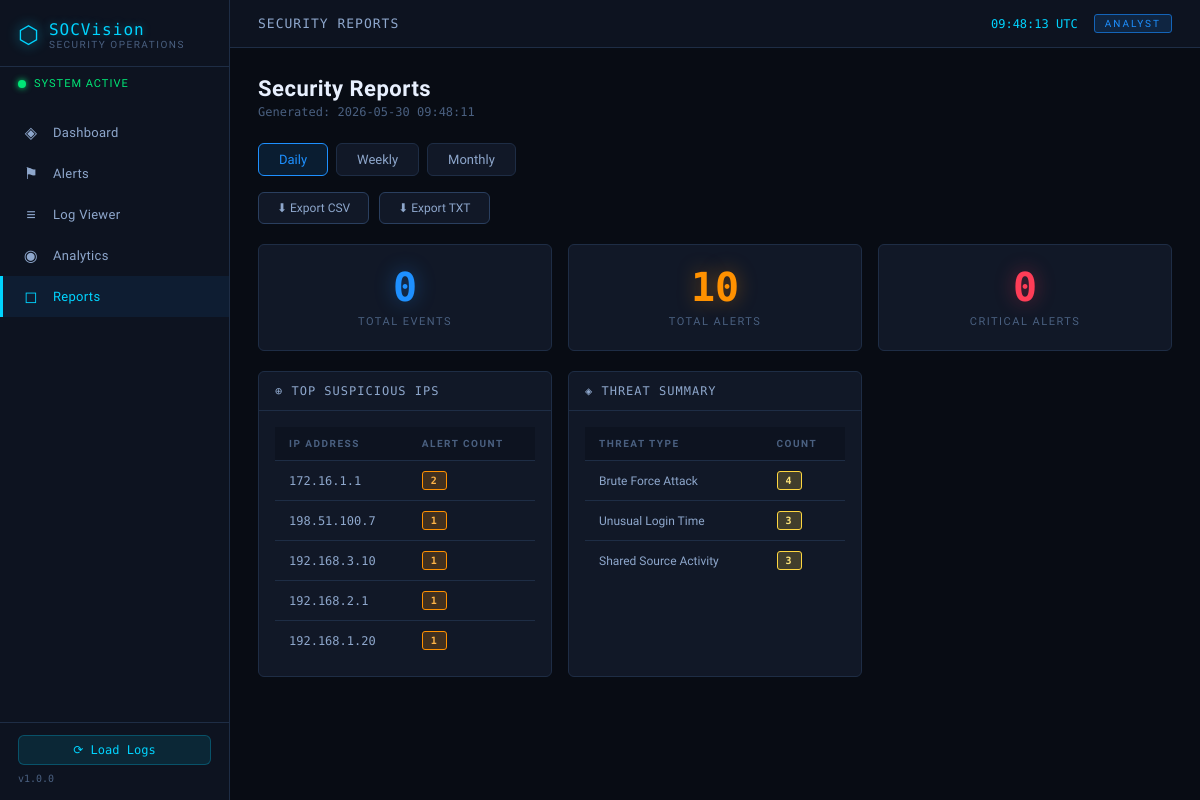
Page /reports on the committed database.
### tables this page shows
CREATE TABLE alerts (
            id INTEGER PRIMARY KEY AUTOINCREMENT,
            timestamp TEXT NOT NULL,
            severity TEXT NOT NULL,
            alert_type TEXT NOT NULL,
            message TEXT NOT NULL,
            ip TEXT,
            status TEXT DEFAULT 'Open'
        );

### app.py (the view)
@app.route("/reports")
def reports():
    period = request.args.get("period", "daily")
    data = get_report_data(period)
    return render_template("reports.html", report=data)

### database.py (called while the page is built)
def get_connection():
    conn = sqlite3.connect(DB_PATH)
    conn.row_factory = sqlite3.Row
    return conn

### templates/reports.html
{% extends "base.html" %}
{% block page_title %}Security Reports{% endblock %}
{% block content %}
<div class="page-header">
    <h1 class="page-title">Security Reports</h1>
    <p class="page-subtitle">Generated: {{ report.generated_at }}</p>
</div>
<div class="period-selector">
    <a href="/reports?period=daily" class="period-btn {% if report.period == 'daily' %}active{% endif %}">Daily</a>
    <a href="/reports?period=weekly" class="period-btn {% if report.period == 'weekly' %}active{% endif %}">Weekly</a>
    <a href="/reports?period=monthly" class="period-btn {% if report.period == 'monthly' %}active{% endif %}">Monthly</a>
</div>
<div class="export-bar">
    <a href="/reports/export/csv?period={{ report.period }}" class="export-btn">⬇ Export CSV</a>
    <a href="/reports/export/txt?period={{ report.period }}" class="export-btn">⬇ Export TXT</a>
</div>
<div class="report-grid">
    <div class="report-metric">
        <div class="rm-value blue">{{ report.total_events }}</div>
        <div class="rm-label">Total Events</div>
    </div>
    <div class="report-metric">
        <div class="rm-value orange">{{ report.total_alerts }}</div>
        <div class="rm-label">Total Alerts</div>
    </div>
    <div class="report-metric">
        <div class="rm-value red">{{ report.critical_alerts }}</div>
        <div class="rm-label">Critical Alerts</div>
    </div>
</div>
<div class="panels-row">
    <div class="panel">
        <div class="panel-header"><span>⊕ Top Suspicious IPs</span></div>
        <div class="panel-body">
            {% if report.top_ips %}
            <table class="data-table mini-table">
                <thead>
                    <tr><th>IP Address</th><th>Alert Count</th></tr>
                </thead>
                <tbody>
                    {% for ip in report.top_ips %}
                    <tr>
                        <td class="mono">{{ ip.ip }}</td>
                        <td><span class="badge badge-high">{{ ip.c }}</span></td>
                    </tr>
                    {% endfor %}
                </tbody>
            </table>
            {% else %}
            <p class="empty-msg">No data for this period.</p>
            {% endif %}
        </div>
    </div>
    <div class="panel">
        <div class="panel-header"><span>◈ Threat Summary</span></div>
        <div class="panel-body">
            {% if report.threat_summary %}
            <table class="data-table mini-table">
                <thead>
                    <tr><th>Threat Type</th><th>Count</th></tr>
                </thead>
                <tbody>
                    {% for t in report.threat_summary %}
                    <tr>
                        <td>{{ t.alert_type }}</td>
                        <td><span class="badge badge-medium">{{ t.c }}</span></td>
                    </tr>
                    {% endfor %}
                </tbody>
            </table>
            {% else %}
            <p class="empty-msg">No threats detected in this period.</p>
            {% endif %}
        </div>
    </div>
</div>
{% endblock %}

### static/css/style.css (style rules this page uses)
:root { --bg-base: #080c14; --bg-panel: #0d1320; --bg-card: #111827; --bg-hover: #1a2438; --border: #1e2d45; --border-bright: #2a3f5f; --blue: #1e90ff; --blue-dim: #1464b8; --cyan: #00d4ff; --green: #00e676; --yellow: #ffd740; --orange: #ff9100; --red: #ff3d57; --critical: #ff0033; --text-primary: #e8f0fe; --text-secondary:#8ea7cc; --text-dim: #4a6080; --font-mono: 'Share Tech Mono', monospace; --font-ui: 'Exo 2', sans-serif; --radius: 6px; --sidebar-w: 230px; }
*, *::before, *::after { box-sizing: border-box; margin: 0; padding: 0; }
body { font-family: var(--font-ui); background: var(--bg-base); color: var(--text-primary); min-height: 100vh; font-size: 14px; }
a { text-decoration: none; color: inherit; }
.page-header { margin-bottom: 24px; }
.page-title { font-size: 22px; font-weight: 700; color: var(--text-primary); letter-spacing: 0.5px; }
.page-subtitle { font-size: 12px; color: var(--text-dim); margin-top: 4px; font-family: var(--font-mono); }
.panels-row { display: grid; grid-template-columns: repeat(auto-fill, minmax(280px, 1fr)); gap: 16px; margin-bottom: 24px; }
.panel { background: var(--bg-card); border: 1px solid var(--border); border-radius: var(--radius); overflow: hidden; }
.panel-header { display: flex; justify-content: space-between; align-items: center; padding: 12px 16px; border-bottom: 1px solid var(--border); font-size: 12px; font-family: var(--font-mono); color: var(--text-secondary); text-transform: uppercase; letter-spacing: 1px; }
.panel-body { padding: 16px; }
.data-table { width: 100%; border-collapse: collapse; font-size: 13px; }
.data-table th { background: var(--bg-panel); padding: 11px 14px; text-align: left; font-size: 10px; text-transform: uppercase; letter-spacing: 1.5px; color: var(--text-dim); border-bottom: 1px solid var(--border); white-space: nowrap; }
.data-table td { padding: 10px 14px; border-bottom: 1px solid var(--border); color: var(--text-secondary); }
.data-table tr:last-child td { border-bottom: none; }
.mono { font-family: var(--font-mono); font-size: 12px; }
.mini-table { font-size: 12px; }
.badge { display: inline-block; padding: 3px 8px; border-radius: 3px; font-size: 10px; font-family: var(--font-mono); font-weight: 700; letter-spacing: 1px; text-transform: uppercase; }
.badge-high { background: rgba(255,145,0,.2); border: 1px solid #ff9100; color: #ffb347; }
.badge-medium { background: rgba(255,215,64,.2); border: 1px solid #ffd740; color: #ffe57a; }
.period-selector { display: flex; gap: 8px; margin-bottom: 16px; }
.period-btn { padding: 8px 20px; border: 1px solid var(--border); border-radius: var(--radius); color: var(--text-secondary); font-size: 13px; background: var(--bg-card); transition: all 0.2s; }
.period-btn.active { background: rgba(30,144,255,.12); border-color: var(--blue); color: var(--blue); }
.export-bar { display: flex; gap: 10px; margin-bottom: 20px; }
.export-btn { background: var(--bg-card); border: 1px solid var(--border-bright); color: var(--text-secondary); padding: 8px 18px; border-radius: var(--radius); font-size: 12px; transition: all 0.2s; }
.report-grid { display: grid; grid-template-columns: repeat(3, 1fr); gap: 16px; margin-bottom: 20px; }
.report-metric { background: var(--bg-card); border: 1px solid var(--border); border-radius: var(--radius); padding: 22px; text-align: center; }
.rm-value { font-size: 40px; font-family: var(--font-mono); font-weight: 700; line-height: 1; margin-bottom: 8px; }
.rm-value.blue { color: var(--blue); text-shadow: 0 0 20px rgba(30,144,255,.4); }
.rm-value.orange { color: var(--orange); text-shadow: 0 0 20px rgba(255,145,0,.4); }
.rm-value.red { color: var(--red); text-shadow: 0 0 20px rgba(255,61,87,.4); }
.rm-label { font-size: 11px; color: var(--text-dim); text-transform: uppercase; letter-spacing: 1.5px; }

### rows in the picture
alerts: alert_type "Brute Force Attack", c "4"
alerts: alert_type "Unusual Login Time", c "3"

### other values in the picture
{{ report.generated_at }} "2026-05-30 09:48:11"
{{ report.total_events }} "0"
{{ report.total_alerts }} "10"
{{ report.critical_alerts }} "0"
{{ ip.ip }} "172.16.1.1" "198.51.100.7" "192.168.3.10" "192.168.2.1" "192.168.1.20"
{{ ip.c }} "2" "1" "1" "1" "1"
{{ t.alert_type }} "Shared Source Activity"
{{ t.c }} "3"
